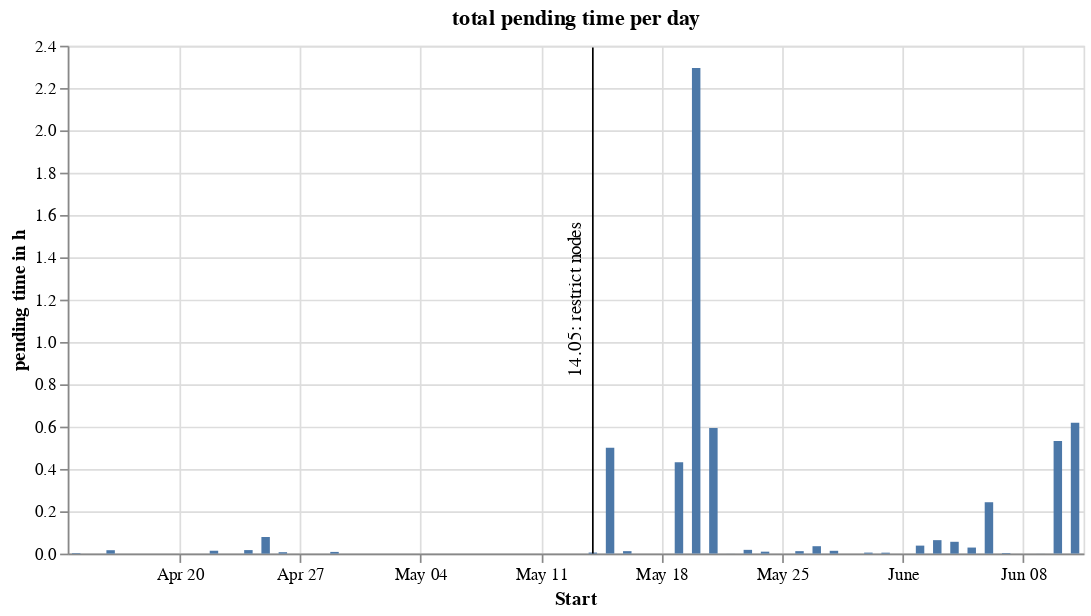

This figure's notebook cell:
### Code cell
from datetime import datetime

pending_seconds_per_day = pika_df.select(
    pl.col("Start").dt.truncate("1d"),
    pl.col("Pending").dt.total_seconds()) \
    .group_by("Start") \
    .agg(pl.col("Pending").sum()) \
    .with_columns(pl.col("Pending").truediv(3600))

marks = pl.DataFrame(
    {
        "Start": [datetime.fromisoformat("2025-05-14 00:00:00")],
        "Pending": [1],
        "label": ["14.05: restrict nodes"],
    }
)

bars = alt.Chart(pending_seconds_per_day, title="total pending time per day", width=600).mark_bar().encode(
    x="Start",
    y=alt.Y("Pending", title="pending time in h")
)

text = alt.Chart(marks).mark_text(angle=270).encode(text="label")

line = alt.Chart(marks).mark_rule().encode(x="Start", y=alt.value(1))

(bars + text + line).display(scaleFactor=2)

### Figure 1 — Vega-Lite specification as saved in the notebook (floating-point values rounded to 4 significant figures)
{"config": {"view": {"continuousWidth": 300, "continuousHeight": 300}}, "layer": [{"data": {"name": "data-6c80c9826ddb1be2192f582734b7371d"}, "mark": {"type": "bar"}, "encoding": {"x": {"field": "Start", "type": "temporal"}, "y": {"field": "Pending", "title": "pending time in h", "type": "quantitative"}}, "title": "total pending time per day"}, {"data": {"name": "data-4b5bfa7e9b2e2a42b393b6512c672c90"}, "mark": {"type": "text", "angle": 270}, "encoding": {"text": {"field": "label", "type": "nominal"}}}, {"data": {"name": "data-4b5bfa7e9b2e2a42b393b6512c672c90"}, "mark": {"type": "rule"}, "encoding": {"x": {"field": "Start", "type": "temporal"}, "y": {"value": 1}}}], "width": 600, "$schema": "https://vega.github.io/schema/vega-lite/v5.20.1.json", "datasets": {"data-6c80c9826ddb1be2192f582734b7371d": [{"Start": "2025-05-24T00:00:00", "Pending": 0.009167}, {"Start": "2025-05-20T00:00:00", "Pending": 2.295}, {"Start": "2025-04-24T00:00:00", "Pending": 0.01667}, {"Start": "2025-05-23T00:00:00", "Pending": 0.01778}, {"Start": "2025-04-25T00:00:00", "Pending": 0.07861}, {"Start": "2025-04-22T00:00:00", "Pending": 0.01361}, {"Start": "2025-05-26T00:00:00", "Pending": 0.01167}, {"Start": "2025-06-03T00:00:00", "Pending": 0.06361}, {"Start": "2025-05-14T00:00:00", "Pending": 0.005}, {"Start": "2025-04-26T00:00:00", "Pending": 0.006667}, {"Start": "2025-06-10T00:00:00", "Pending": 0.5319}, {"Start": "2025-06-06T00:00:00", "Pending": 0.2428}, {"Start": "2025-05-30T00:00:00", "Pending": 0.004722}, {"Start": "2025-05-16T00:00:00", "Pending": 0.01167}, {"Start": "2025-06-02T00:00:00", "Pending": 0.03778}, {"Start": "2025-05-19T00:00:00", "Pending": 0.4314}, {"Start": "2025-05-21T00:00:00", "Pending": 0.5939}, {"Start": "2025-05-27T00:00:00", "Pending": 0.035}, {"Start": "2025-04-29T00:00:00", "Pending": 0.008056}, {"Start": "2025-05-29T00:00:00", "Pending": 0.0}, {"Start": "2025-05-15T00:00:00", "Pending": 0.5006}, {"Start": "2025-05-22T00:00:00", "Pending": 0.0002778}, {"Start": "2025-04-14T00:00:00", "Pending": 0.0025}, {"Start": "2025-06-07T00:00:00", "Pending": 0.002778}, {"Start": "2025-05-28T00:00:00", "Pending": 0.01333}, {"Start": "2025-06-11T00:00:00", "Pending": 0.6186}, {"Start": "2025-04-16T00:00:00", "Pending": 0.01611}, {"Start": "2025-06-09T00:00:00", "Pending": 0.0002778}, {"Start": "2025-05-31T00:00:00", "Pending": 0.004444}, {"Start": "2025-06-04T00:00:00", "Pending": 0.05583}, {"Start": "2025-06-05T00:00:00", "Pending": 0.02861}], "data-4b5bfa7e9b2e2a42b393b6512c672c90": [{"Start": "2025-05-14T00:00:00", "Pending": 1, "label": "14.05: restrict nodes"}]}}
